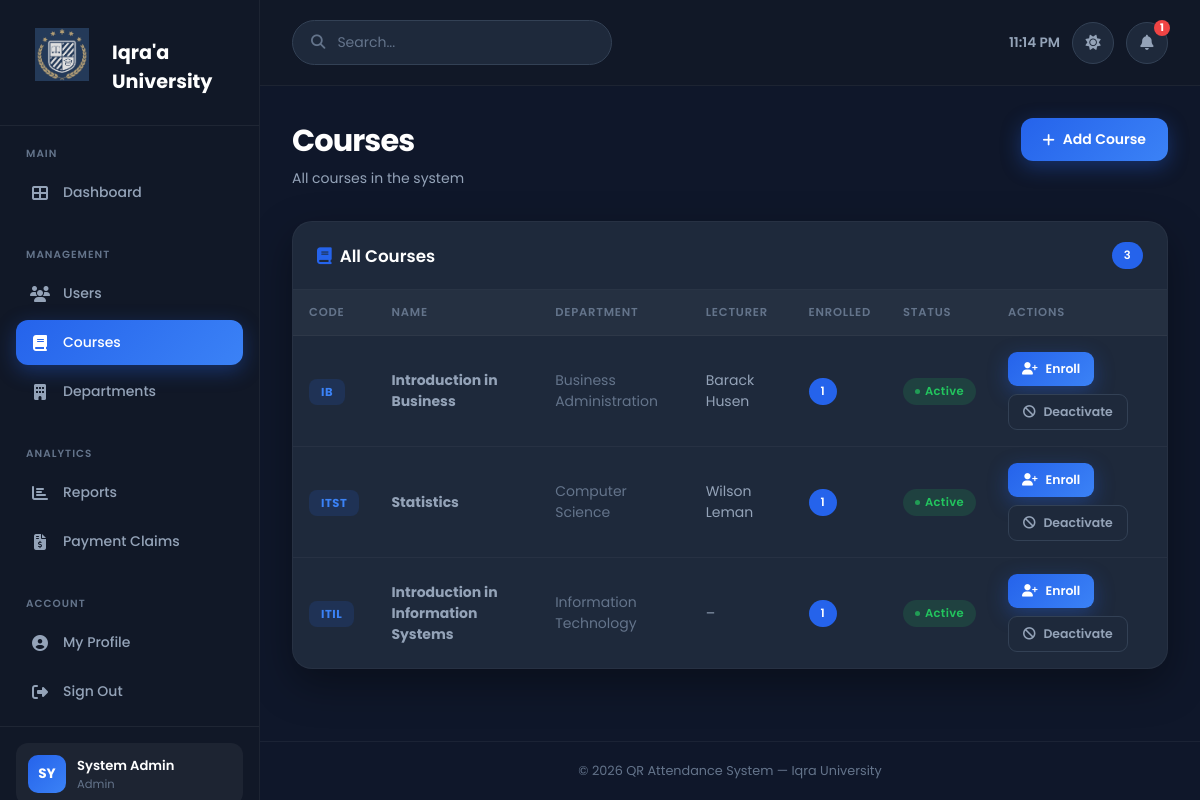
Page /admin/courses (signed in) on the committed database.
### tables this page shows
CREATE TABLE `courses` (
  `id` int(10) UNSIGNED NOT NULL,
  `department_id` int(10) UNSIGNED DEFAULT NULL,
  `lecturer_id` int(10) UNSIGNED DEFAULT NULL,
  `code` varchar(30) NOT NULL,
  `name` varchar(180) NOT NULL,
  `description` text DEFAULT NULL,
  `credit_hours` tinyint(3) UNSIGNED DEFAULT 3,
  `semester` tinyint(3) UNSIGNED DEFAULT NULL,
  `academic_year` varchar(10) DEFAULT NULL,
  `is_active` tinyint(1) NOT NULL DEFAULT 1,
  `created_at` timestamp NOT NULL DEFAULT current_timestamp()
);

CREATE TABLE `departments` (
  `id` int(10) UNSIGNED NOT NULL,
  `name` varchar(120) NOT NULL,
  `code` varchar(20) NOT NULL,
  `created_at` timestamp NOT NULL DEFAULT current_timestamp()
);

### app/core/Controller.php (called while the page is built, shortened)
<?php
class Controller
{
    public function __construct()
    {
        $this->db = Database::getInstance();
    }
    protected function view(string $view, array $data = []): void
    {
        extract($data, EXTR_SKIP);
        $file = APP_PATH . "/views/{$view}.php";
        require APP_PATH . '/views/layouts/header.php';
        require $file;
        require APP_PATH . '/views/layouts/footer.php';
    }
}

### app/controllers/AdminController.php (called while the page is built, shortened)
<?php
class AdminController extends Controller
{
    public function courses(): void
    {
        $courses = $this->db->all(
            "SELECT c.*, d.name AS dept_name, u.name AS lecturer_name,
                    COUNT(DISTINCT e.id) AS enrolled
               FROM courses c
               LEFT JOIN departments d ON d.id = c.department_id
               LEFT JOIN lecturers   l ON l.id = c.lecturer_id
               LEFT JOIN users       u ON u.id = l.user_id
               LEFT JOIN enrollments e ON e.course_id = c.id
              GROUP BY c.id ORDER BY c.created_at DESC"
        );
        $this->view('admin/courses', [
            'user'    => Auth::user(),
            'courses' => $courses,
            'flash'   => $this->getFlash(),
        ]);
    }
}

### public/index.php (called while the page is built, shortened)
<?php
require_once APP_PATH . '/core/Database.php';
require_once APP_PATH . '/core/Controller.php';
require_once APP_PATH . '/core/Router.php';
$router = new Router();
$router->get( '/',         'AuthController@showLogin');
$router->get( '/login',    'AuthController@showLogin');
$router->post('/login',    'AuthController@login');
$router->get( '/register', 'AuthController@showRegister');
$router->post('/register', 'AuthController@register');
$router->get( '/logout',   'AuthController@logout');
$router->get( '/forgot-password', 'AuthController@showForgotPassword');
$router->post('/forgot-password', 'AuthController@forgotPassword');
$router->get( '/reset-password',  'AuthController@showResetPassword');
$router->post('/reset-password',  'AuthController@resetPassword');
$router->get( '/profile',        'ProfileController@edit',   ['auth']);
$router->post('/profile/update', 'ProfileController@update', ['auth']);
$router->get('/attend/:token', 'AttendanceController@scan');
$router->get( '/student/dashboard',              'StudentController@dashboard',        ['auth','role:student']);
$router->get( '/student/courses/:id',            'StudentController@courseDetail',     ['auth','role:student']);
$router->post('/student/confirm-attendance/:id', 'StudentController@confirmAttendance',['auth','role:student']);
$router->get( '/lecturer/dashboard',             'LecturerController@dashboard',          ['auth','role:lecturer']);
$router->get( '/lecturer/sessions',              'LecturerController@sessions',           ['auth','role:lecturer']);
$router->get( '/lecturer/sessions/create',       'LecturerController@createSessionForm',  ['auth','role:lecturer']);
$router->post('/lecturer/sessions/create',       'LecturerController@createSession',      ['auth','role:lecturer']);
$router->get( '/lecturer/sessions/:id/scan',     'LecturerController@scanView',           ['auth','role:lecturer']);
$router->post('/lecturer/sessions/:id/activate', 'LecturerController@activateSession',    ['auth','role:lecturer']);
$router->post('/lecturer/sessions/:id/close',    'LecturerController@closeSession',       ['auth','role:lecturer']);
$router->get( '/lecturer/sessions/:id/manual',   'LecturerController@manualAttendanceForm',['auth','role:lecturer']);
$router->post('/lecturer/sessions/:id/manual',   'LecturerController@manualAttendance',   ['auth','role:lecturer']);
$router->get( '/lecturer/claims',            'ClaimController@index',      ['auth','role:lecturer']);
$router->get( '/lecturer/claims/create',     'ClaimController@createForm', ['auth','role:lecturer']);
$router->post('/lecturer/claims/create',     'ClaimController@create',     ['auth','role:lecturer']);
$router->get( '/lecturer/claims/:id/print',  'ClaimController@printForm',  ['auth','role:lecturer']);
$router->post('/lecturer/claims/:id/submit', 'ClaimController@submit',     ['auth','role:lecturer']);
$router->get( '/lecturer/claims/:id',        'ClaimController@show',       ['auth','role:lecturer']);
$router->get( '/admin/dashboard',              'AdminController@dashboard',        ['auth','role:admin']);
$router->get( '/admin/users',                  'AdminController@users',            ['auth','role:admin']);
$router->get( '/admin/users/create',           'AdminController@createUserForm',   ['auth','role:admin']);
$router->post('/admin/users/create',           'AdminController@createUser',       ['auth','role:admin']);
$router->post('/admin/users/:id/toggle',       'AdminController@toggleUser',       ['auth','role:admin']);
$router->get( '/admin/courses',                'AdminController@courses',          ['auth','role:admin']);
$router->get( '/admin/courses/create',         'AdminController@createCourseForm', ['auth','role:admin']);
$router->post('/admin/courses/create',         'AdminController@createCourse',     ['auth','role:admin']);
$router->post('/admin/courses/:id/toggle',     'AdminController@toggleCourse',     ['auth','role:admin']);
$router->get( '/admin/courses/:id/enrollment', 'AdminController@enrollmentView',   ['auth','role:admin']);
$router->post('/admin/courses/:id/enroll',     'AdminController@enrollStudent',    ['auth','role:admin']);
$router->post('/admin/courses/:id/set-rep',    'AdminController@setClassRep',      ['auth','role:admin']);
$router->get( '/admin/departments',            'AdminController@departments',      ['auth','role:admin']);
$router->post('/admin/departments/create',     'AdminController@createDepartment', ['auth','role:admin']);
$router->get( '/admin/reports',                'AdminController@reports',          ['auth','role:admin']);
$router->get( '/admin/reports/export',         'AdminController@exportReport',     ['auth','role:admin']);
$router->get( '/admin/claims',             'ClaimController@adminIndex', ['auth','role:admin']);
$router->post('/admin/claims/:id/approve', 'ClaimController@approve',    ['auth','role:admin']);
$router->post('/admin/claims/:id/reject',  'ClaimController@reject',     ['auth','role:admin']);
$router->dispatch();

### app/config/database.php (called while the page is built)
<?php
return [
    'driver'   => 'mysql',
    'host'     => $_ENV['DB_HOST']     ?? 'localhost',
    'port'     => $_ENV['DB_PORT']     ?? '3306',
    'database' => $_ENV['DB_NAME']     ?? 'qr_attendance',
    'username' => $_ENV['DB_USER']     ?? 'root',
    'password' => $_ENV['DB_PASS']     ?? '',
    'charset'  => 'utf8mb4',
    'options'  => [
        PDO::ATTR_ERRMODE            => PDO::ERRMODE_EXCEPTION,
        PDO::ATTR_DEFAULT_FETCH_MODE => PDO::FETCH_ASSOC,
        PDO::ATTR_EMULATE_PREPARES   => false,
    ],
];

### app/core/Database.php (called while the page is built, shortened)
<?php
class Database
{
    private static ?Database $instance = null;
    private PDO $pdo;
    private function __construct()
    {
        $config = require APP_PATH . '/config/database.php';
        $dsn = sprintf(
            '%s:host=%s;port=%s;dbname=%s;charset=%s',
            $config['driver'],
            $config['host'],
            $config['port'],
            $config['database'],
            $config['charset']
        );
        try {
            $this->pdo = new PDO($dsn, $config['username'], $config['password'], $config['options']);
        } catch (PDOException $e) {
            error_log('DB connection failed: ' . $e->getMessage());
            throw new RuntimeException('Database connection failed. Check logs for details.');
        }
    }
    public static function getInstance(): self
    {
        if (self::$instance === null) {
            self::$instance = new self();
        }
        return self::$instance;
    }
    private function run(string $sql, array $params = []): PDOStatement
    {
        $stmt = $this->pdo->prepare($sql);
        $stmt->execute($params);
        return $stmt;
    }
    public function all(string $sql, array $params = []): array
    {
        return $this->run($sql, $params)->fetchAll();
    }
}

### app/views/admin/courses.php (the view, shortened to what this page needs)
<div class="page-title">
    <div>
        <h1>Courses</h1>
        <p>All courses in the system</p>
    </div>
    <a href="<?= BASE_URL ?>/admin/courses/create" class="btn btn-primary">
        <i class="fas fa-plus"></i> Add Course
    </a>
</div>
<div class="panel">
    <div class="panel-header">
        <h2><i class="fas fa-book" style="color:var(--primary);margin-right:8px"></i>All Courses</h2>
        <span class="badge badge-count"><?= count($courses) ?></span>
    </div>
    <div class="table-wrap">
        <?php if (empty($courses)): ?>
        <div class="empty-state">
            <div class="empty-icon">📖</div>
            <p>No courses yet.</p>
            <a href="<?= BASE_URL ?>/admin/courses/create" class="btn btn-primary">
                <i class="fas fa-plus"></i> Create First Course
            </a>
        </div>
        <?php else: ?>
        <table class="table">
            <thead>
                <tr>
                    <th>Code</th><th>Name</th><th>Department</th>
                    <th>Lecturer</th><th>Enrolled</th>
                    <th>Status</th><th>Actions</th>
                </tr>
            </thead>
            <tbody>
            <?php foreach ($courses as $c): ?>
                <tr>
                    <td>
                        <span class="course-code-badge"><?= htmlspecialchars($c['code']) ?></span>
                    </td>
                    <td><strong><?= htmlspecialchars($c['name']) ?></strong></td>
                    <td style="color:var(--text-muted)"><?= htmlspecialchars($c['dept_name'] ?? '–') ?></td>
                    <td><?= htmlspecialchars($c['lecturer_name'] ?? '–') ?></td>
                    <td>
                        <span class="badge badge-count"><?= (int)$c['enrolled'] ?></span>
                    </td>
                    <td>
                        <span class="badge <?= $c['is_active'] ? 'badge-active' : 'badge-closed' ?>">
                            <?= $c['is_active'] ? 'Active' : 'Inactive' ?>
                        </span>
                    </td>
                    <td>
                        <div style="display:flex;gap:8px;flex-wrap:wrap">
                            <a href="<?= BASE_URL ?>/admin/courses/<?= $c['id'] ?>/enrollment"
                               class="btn btn-sm btn-primary">
                                <i class="fas fa-user-plus"></i> Enroll
                            </a>
                            <form method="POST" action="<?= BASE_URL ?>/admin/courses/<?= $c['id'] ?>/toggle" style="display:inline">
                                <button class="btn btn-sm btn-secondary">
                                    <i class="fas fa-<?= $c['is_active'] ? 'ban' : 'check' ?>"></i>
                                    <?= $c['is_active'] ? 'Deactivate' : 'Activate' ?>
                                </button>
                            </form>
                        </div>
                    </td>
                </tr>
            <?php endforeach; ?>
            </tbody>
        </table>
        <?php endif; ?>
    </div>
</div>

### app/core/Router.php (shortened to what this page needs)
<?php
class Router
{
    private array $routes = [];
    private function addRoute(string $method, string $path, string $handler, array $middleware): void
    {
        $this->routes[] = compact('method', 'path', 'pattern', 'handler', 'middleware');
    }
    public function dispatch(): void
{
    $method     = $_SERVER['REQUEST_METHOD'];
    $requestUri = strtok($_SERVER['REQUEST_URI'], '?');
    $scriptDir  = str_replace('\\', '/', dirname($_SERVER['SCRIPT_NAME']));
    $basePath   = rtrim($scriptDir, '/');
    $uri        = '/' . ltrim(substr($requestUri, strlen($basePath)), '/');
    $uri = preg_replace('#^/index\.php(/|$)#', '/', $uri);
    foreach ($this->routes as $route) {
            if ($route['method'] !== $method) {
                continue;
            }
            if (!preg_match($route['pattern'], $uri, $matches)) {
                continue;
            }
            $params = array_filter($matches, 'is_string', ARRAY_FILTER_USE_KEY);
            [$class, $action] = explode('@', $route['handler']);
            $controller = new $class();
            $controller->$action($params);
            return;
        }
    }
}

### public/assets/css/app.css (style rules this page uses)
:root { --primary: #2563eb; --primary-dark: #1d4ed8; --primary-light: #3b82f6; --success: #22c55e; --warning: #f59e0b; --danger: #ef4444; --info: #06b6d4; --bg: #0f172a; --bg2: #111827; --card: #1e293b; --sidebar: #111827; --text: #ffffff; --text-light: #94a3b8; --text-muted: #64748b; --border: #334155; --shadow: 0 15px 40px rgba(0,0,0,.35); --radius: 18px; --transition: .3s ease; }
*, *::before, *::after { margin:0; padding:0; box-sizing:border-box; }
html { scroll-behavior:smooth; }
body { font-family: 'Poppins', sans-serif; background: var(--bg); color: var(--text); overflow-x: hidden; transition: background var(--transition), color var(--transition); }
a { text-decoration: none; color: inherit; }
button { font-family: 'Poppins', sans-serif; cursor: pointer; }
.page-title { display: flex; justify-content: space-between; align-items: flex-start; margin-bottom: 32px; gap: 16px; flex-wrap: wrap; }
.page-title h1 { font-size: 1.9rem; font-weight: 700; letter-spacing: -.03em; color: var(--text); margin-bottom: 4px; }
.page-title p { color: var(--text-light); font-size: .875rem; }
.btn { display: inline-flex; align-items: center; gap: 8px; padding: 11px 22px; border-radius: 12px; border: none; font-size: .875rem; font-weight: 600; cursor: pointer; transition: all var(--transition); white-space: nowrap; text-decoration: none; font-family: 'Poppins', sans-serif; }
.btn-primary { background: linear-gradient(135deg, var(--primary), var(--primary-light)); color: #fff; box-shadow: 0 6px 20px rgba(37,99,235,.35); }
.btn-secondary { background: var(--card); color: var(--text-light); border: 1px solid var(--border); }
.btn-sm { padding: 8px 14px; font-size: .78rem; border-radius: 9px; }
.panel { background: var(--card); border: 1px solid rgba(255,255,255,.04); border-radius: 20px; box-shadow: var(--shadow); transition: transform var(--transition); overflow: hidden; animation: fadeUp .5s ease both; }
.panel-header { display: flex; justify-content: space-between; align-items: center; padding: 20px 24px; border-bottom: 1px solid rgba(255,255,255,.05); }
.panel-header h2 { font-size: 1.05rem; font-weight: 600; }
.table-wrap { overflow-x: auto; }
.table { width: 100%; border-collapse: collapse; }
.table thead { background: rgba(255,255,255,.03); }
.table th { padding: 14px 16px; text-align: left; font-size: .72rem; font-weight: 600; color: var(--text-muted); text-transform: uppercase; letter-spacing: .07em; white-space: nowrap; }
.table td { padding: 16px; border-top: 1px solid rgba(255,255,255,.04); color: var(--text-light); font-size: .875rem; vertical-align: middle; }
.table tbody tr { transition: background var(--transition); }
.badge { display: inline-flex; align-items: center; gap: 5px; padding: 5px 12px; border-radius: 30px; font-size: .72rem; font-weight: 600; letter-spacing: .03em; }
.badge::before { content: ''; width: 5px; height: 5px; border-radius: 50%; background: currentColor; opacity: .7; }
.badge-active, .badge-present { background: rgba(34,197,94,.15); color: var(--success); }
.badge-count { background: var(--primary); color: #fff; }
.badge-count::before { display: none; }
.course-code-badge { background: rgba(37,99,235,.15); color: var(--primary-light); padding: 5px 12px; border-radius: 8px; font-size: .72rem; font-weight: 700; letter-spacing: .05em; }

### rows in the picture
courses: code "IB", name "Introduction in Business", department.name "Business Administration", lecturer_name "Barack Husen", enrolled "1", is_active "Active"
courses: code "ITST", name "Statistics", department.name "Computer Science", lecturer_name "Wilson Leman", enrolled "1", is_active "Active"
courses: code "ITIL", name "Introduction in Information Systems", department.name "Information Technology", lecturer_name "–", enrolled "1", is_active "Active"

### other values in the picture
count($courses) "3"
